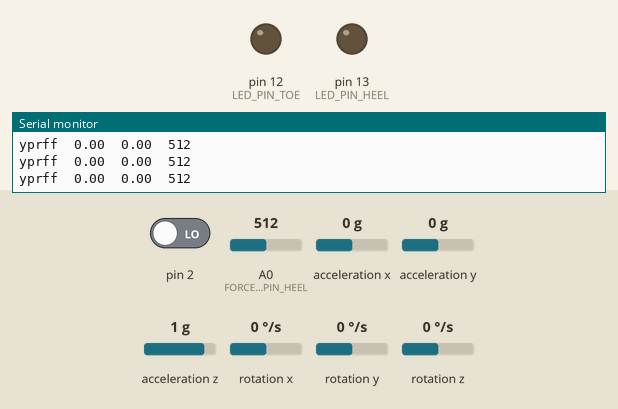
Bench run of a sketch on a simulated Arduino Uno, built with avr-gcc and run on an emulated ATmega328P. Shown: output pins drawn as LEDs (lit = HIGH), the last lines printed to the serial monitor. Inputs (shaded band) come from the test bench; at power-on: acceleration x 0 g, A0 (FORCE_SENSOR_PIN_HEEL) = 512, acceleration y 0 g, pin 2 LOW, acceleration z 1 g, rotation x 0 °/s, rotation y 0 °/s, rotation z 0 °/s. The sensor or clock chip raises its interrupt line as the real part does.

Above: at 1.7 s.
1.8 s: acceleration x set to 0.3 g
At 2.6 s:
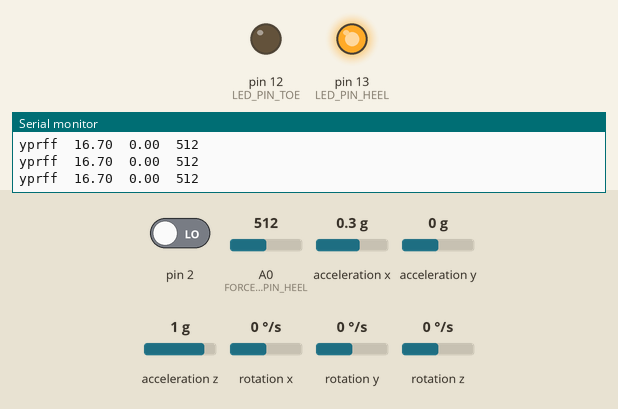
3.3 s: A0 (FORCE_SENSOR_PIN_HEEL) set to 688
4.8 s: A0 (FORCE_SENSOR_PIN_HEEL) set to 717
At 5.9 s:
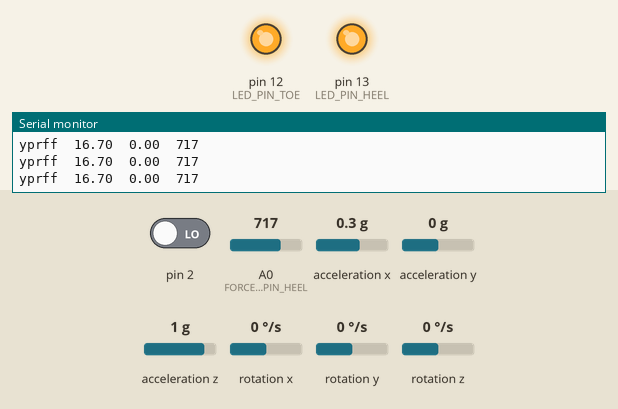
6.3 s: acceleration y set to -1.2 g
7.8 s: acceleration y set to -1.5 g
At 8.3 s:
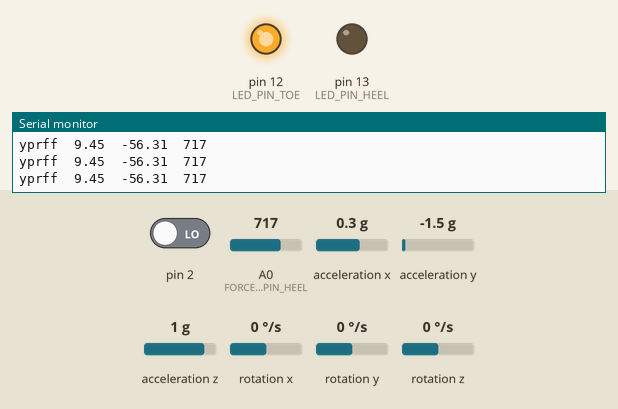
9.3 s: acceleration x set to 0.8 g
At 10.5 s:
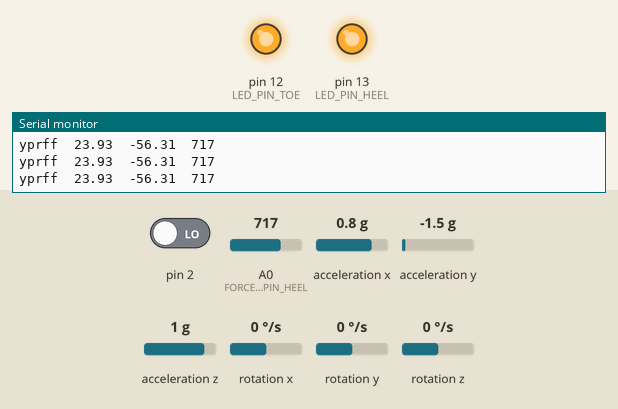
Timing chart, 0 to 11.8 s (numbered marks = the images above; inputs shaded):
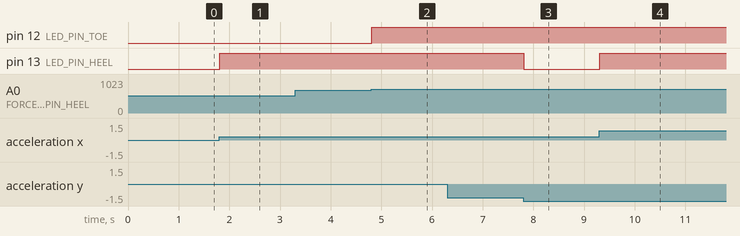

Measured:
- the behaviour switches between 0.1 and 0.2 g on acceleration x (found by bisection; images 0 and 1)
- the behaviour switches between 700 and 701 on A0 (FORCE_SENSOR_PIN_HEEL) (found by bisection; images 1 and 2)
- the behaviour switches between -1.3 and -1.4 g on acceleration y (found by bisection; images 2 and 3)
- after the input at 1.8 s, pin 13 (LED_PIN_HEEL): LOW → HIGH at once
- after the input at 4.8 s, pin 12 (LED_PIN_TOE): LOW → HIGH at once
- after the input at 7.8 s, pin 13 (LED_PIN_HEEL): HIGH → LOW at once
- after the input at 9.3 s, pin 13 (LED_PIN_HEEL): LOW → HIGH at once

The sketch:

IMU.ino
```cpp
// I2Cdev and MPU6050 must be installed as libraries, or else the .cpp/.h files
// for both classes must be in the include path of your project
#include "I2Cdev.h"

#include "MPU6050_6Axis_MotionApps20.h"
//#include "MPU6050.h" // not necessary if using MotionApps include file

// Arduino Wire library is required if I2Cdev I2CDEV_ARDUINO_WIRE implementation
// is used in I2Cdev.h
#if I2CDEV_IMPLEMENTATION == I2CDEV_ARDUINO_WIRE
    #include "Wire.h"
#endif

// class default I2C address is 0x68
// specific I2C addresses may be passed as a parameter here
// AD0 low = 0x68 (default for SparkFun breakout and InvenSense evaluation board)
// AD0 high = 0x69
MPU6050 mpu;
//MPU6050 mpu(0x69); // <-- use for AD0 high

/* =========================================================================
   NOTE: In addition to connection 3.3v, GND, SDA, and SCL, this sketch
   depends on the MPU-6050's INT pin being connected to the Arduino's
   external interrupt #0 pin. On the Arduino Uno and Mega 2560, this is
   digital I/O pin 2.
 * ========================================================================= */

/* =========================================================================
   NOTE: Arduino v1.0.1 with the Leonardo board generates a compile error
   when using Serial.write(buf, len). The Teapot output uses this method.
   The solution requires a modification to the Arduino USBAPI.h file, which
   is fortunately simple, but annoying. This will be fixed in the next IDE
   release. For more info, see these links:

   http://arduino.cc/forum/index.php/topic,109987.0.html
   http://code.google.com/p/arduino/issues/detail?id=958
 * ========================================================================= */


// uncomment "OUTPUT_READABLE_YAWPITCHROLL" if you want to see the yaw/
// pitch/roll angles (in degrees) calculated from the quaternions coming
// from the FIFO. Note this also requires gravity vector calculations.
// Also note that yaw/pitch/roll angles suffer from gimbal lock (for
// more info, see: http://en.wikipedia.org/wiki/Gimbal_lock)
#define OUTPUT_READABLE_YAWPITCHROLL

// uncomment "OUTPUT_READABLE_REALACCEL" if you want to see acceleration
// components with gravity removed. This acceleration reference frame is
// not compensated for orientation, so +X is always +X according to the
// sensor, just without the effects of gravity. If you want acceleration
// compensated for orientation, us OUTPUT_READABLE_WORLDACCEL instead.
//#define OUTPUT_READABLE_REALACCEL

// uncomment "OUTPUT_READABLE_WORLDACCEL" if you want to see acceleration
// components with gravity removed and adjusted for the world frame of
// reference (yaw is relative to initial orientation, since no magnetometer
// is present in this case). Could be quite handy in some cases.
//#define OUTPUT_READABLE_WORLDACCEL

// MPU control/status vars
bool dmpReady = false;  // set true if DMP init was successful
uint8_t mpuIntStatus;   // holds actual interrupt status byte from MPU
uint8_t devStatus;      // return status after each device operation (0 = success, !0 = error)
uint16_t packetSize;    // expected DMP packet size (default is 42 bytes)
uint16_t fifoCount;     // count of all bytes currently in FIFO
uint8_t fifoBuffer[64]; // FIFO storage buffer

// orientation/motion vars
Quaternion q;           // [w, x, y, z]         quaternion container
VectorInt16 aa;         // [x, y, z]            accel sensor measurements
VectorInt16 aaReal;     // [x, y, z]            gravity-free accel sensor measurements
VectorInt16 aaWorld;    // [x, y, z]            world-frame accel sensor measurements
VectorFloat gravity;    // [x, y, z]            gravity vector
float euler[3];         // [psi, theta, phi]    Euler angle container
float ypr[3];           // [yaw, pitch, roll]   yaw/pitch/roll container and gravity vector

// Store previous IMU value
float ypr_prev[3];

// packet structure for InvenSense teapot demo
uint8_t teapotPacket[14] = { '$', 0x02, 0,0, 0,0, 0,0, 0,0, 0x00, 0x00, '\r', '\n' };

// Force sensor define
#define FORCE_SENSOR_PIN_HEEL A0 // the FSR and 10K pulldown are connected to A0
#define FORCE_SENSOR_PIN_TOE A1 // the FSR and 10K pulldown are connected to A1

// Define LED
#define LED_PIN_HEEL 13
#define LED_PIN_TOE 12
bool blinkState_heel = false;
bool blinkState_toe = false;

unsigned long t;
unsigned long t_cur;
unsigned long t_prev;

float slope;

bool rising_edge = true;
bool zero_crossing = true;

// ================================================================
// ===               INTERRUPT DETECTION ROUTINE                ===
// ================================================================

volatile bool mpuInterrupt = false;     // indicates whether MPU interrupt pin has gone high
void dmpDataReady() {
    mpuInterrupt = true;
}

// ================================================================
// ===                      INITIAL SETUP                       ===
// ================================================================

void setup() {
    // join I2C bus (I2Cdev library doesn't do this automatically)
    #if I2CDEV_IMPLEMENTATION == I2CDEV_ARDUINO_WIRE
        Wire.begin();
        TWBR = 24; // 400kHz I2C clock (200kHz if CPU is 8MHz)
    #elif I2CDEV_IMPLEMENTATION == I2CDEV_BUILTIN_FASTWIRE
        Fastwire::setup(400, true);
    #endif

    // initialize serial communication
    // (115200 chosen because it is required for Teapot Demo output, but it's
    // really up to you depending on your project)
    Serial.begin(115200);
    while (!Serial); // wait for Leonardo enumeration, others continue immediately

    // NOTE: 8MHz or slower host processors, like the Teensy @ 3.3v or Ardunio
    // Pro Mini running at 3.3v, cannot handle this baud rate reliably due to
    // the baud timing being too misaligned with processor ticks. You must use
    // 38400 or slower in these cases, or use some kind of external separate
    // crystal solution for the UART timer.

    // initialize device
    Serial.println(F("Initializing I2C devices..."));
    mpu.initialize();

    // verify connection
    Serial.println(F("Testing device connections..."));
    Serial.println(mpu.testConnection() ? F("MPU6050 connection successful") : F("MPU6050 connection failed"));

    // wait for ready
    //Serial.println(F("\nSend any character to begin DMP programming and demo: "));
    //while (Serial.available() && Serial.read()); // empty buffer
    //while (!Serial.available());                 // wait for data
    //while (Serial.available() && Serial.read()); // empty buffer again

    // load and configure the DMP
    Serial.println(F("Initializing DMP..."));
    devStatus = mpu.dmpInitialize();

    // supply your own gyro offsets here, scaled for min sensitivity
    mpu.setXGyroOffset(220);
    mpu.setYGyroOffset(76);
    mpu.setZGyroOffset(-85);
    mpu.setZAccelOffset(1788); // 1688 factory default for my test chip

    // make sure it worked (returns 0 if so)
    if (devStatus == 0) {
        // turn on the DMP, now that it's ready
        Serial.println(F("Enabling DMP..."));
        mpu.setDMPEnabled(true);

        // enable Arduino interrupt detection
        Serial.println(F("Enabling interrupt detection (Arduino external interrupt 0)..."));
        attachInterrupt(0, dmpDataReady, RISING);
        mpuIntStatus = mpu.getIntStatus();

        // set our DMP Ready flag so the main loop() function knows it's okay to use it
        Serial.println(F("DMP ready! Waiting for first interrupt..."));
        dmpReady = true;

        // get expected DMP packet size for later comparison
        packetSize = mpu.dmpGetFIFOPacketSize();
    } else {
        // ERROR!
        // 1 = initial memory load failed
        // 2 = DMP configuration updates failed
        // (if it's going to break, usually the code will be 1)
        Serial.print(F("DMP Initialization failed (code "));
        Serial.print(devStatus);
        Serial.println(F(")"));
    }

    // configure LED for output
    pinMode(LED_PIN_HEEL, OUTPUT);
    pinMode(LED_PIN_TOE, OUTPUT);

    ypr_prev[1] = ypr[1];

}


// ================================================================
// ===                    MAIN PROGRAM LOOP                     ===
// ================================================================

void loop() {
    // if programming failed, don't try to do anything
    if (!dmpReady) return;

    // wait for MPU interrupt or extra packet(s) available
    while (!mpuInterrupt && fifoCount < packetSize) {
        // other program behavior stuff here
        // .
        // .
        // .
        // if you are really paranoid you can frequently test in between other
        // stuff to see if mpuInterrupt is true, and if so, "break;" from the
        // while() loop to immediately process the MPU data
        // .
        // .
        // .
    }

    // reset interrupt flag and get INT_STATUS byte
    mpuInterrupt = false;
    mpuIntStatus = mpu.getIntStatus();

    // get current FIFO count
    fifoCount = mpu.getFIFOCount();

    // check for overflow (this should never happen unless our code is too inefficient)
    if ((mpuIntStatus & 0x10) || fifoCount == 1024) {
        // reset so we can continue cleanly
        mpu.resetFIFO();
        Serial.println(F("FIFO overflow!"));

    // otherwise, check for DMP data ready interrupt (this should happen frequently)
    } else if (mpuIntStatus & 0x02) {
        // wait for correct available data length, should be a VERY short wait
        while (fifoCount < packetSize) fifoCount = mpu.getFIFOCount();

        // read a packet from FIFO
        mpu.getFIFOBytes(fifoBuffer, packetSize);

        // track FIFO count here in case there is > 1 packet available
        // (this lets us immediately read more without waiting for an interrupt)
        fifoCount -= packetSize;

        #ifdef OUTPUT_READABLE_YAWPITCHROLL
            // display Euler angles in degrees
            ypr_prev[1] = ypr[1];
            t_prev = millis();

            mpu.dmpGetQuaternion(&q, fifoBuffer);
            mpu.dmpGetGravity(&gravity, &q);
            mpu.dmpGetYawPitchRoll(ypr, &q, &gravity);
            int analogReading_toe = analogRead(FORCE_SENSOR_PIN_HEEL);

            t = millis();

            Serial.print("yprff\t");
            //Serial.print(ypr[0] * 180/M_PI);
            //Serial.print("\t");
            Serial.print(ypr[1] * 180/M_PI);
            Serial.print("\t");
            Serial.print(ypr[2] * 180/M_PI);
            Serial.print("\t");
            Serial.println(analogReading_toe); // print the raw analog reading

            float num = ypr[1]* 180/M_PI-ypr_prev[1]* 180/M_PI;
            unsigned long denom = t - t_prev;

            slope = num/denom;
            slope = num/(float(denom)/1000);

            //Serial.print("\t");
            //Serial.println(slope); // print the raw analog reading
//
//            if (ypr[1]*180/M_PI > 10 && slope >= -50 && zero_crossing == true ) {
//              blinkState_heel = !blinkState_heel;
//              zero_crossing = !zero_crossing;
//            }
//
//            if (slope <= -50) {
//              zero_crossing = !zero_crossing;
//            }


            if (ypr[1]*180/M_PI > 10) {
              blinkState_heel = !blinkState_heel;
            }

            if (analogReading_toe > 700) {
              blinkState_toe = !blinkState_toe;
            }

            digitalWrite(LED_PIN_HEEL, blinkState_heel);
            digitalWrite(LED_PIN_TOE, blinkState_toe);

            blinkState_heel = false;
            blinkState_toe = false;
        #endif
    }
}
```
